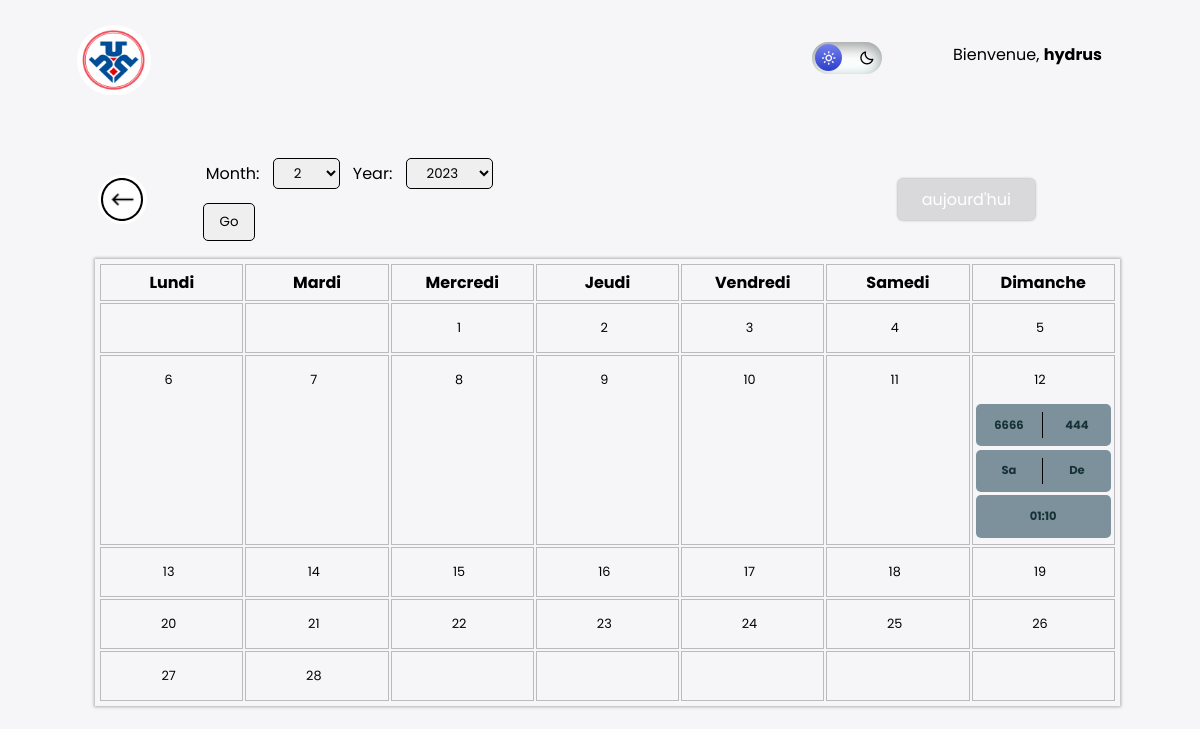
The app's page /magboard/historique/voir/MagasinTest/7?page=2 (signed in), older data.
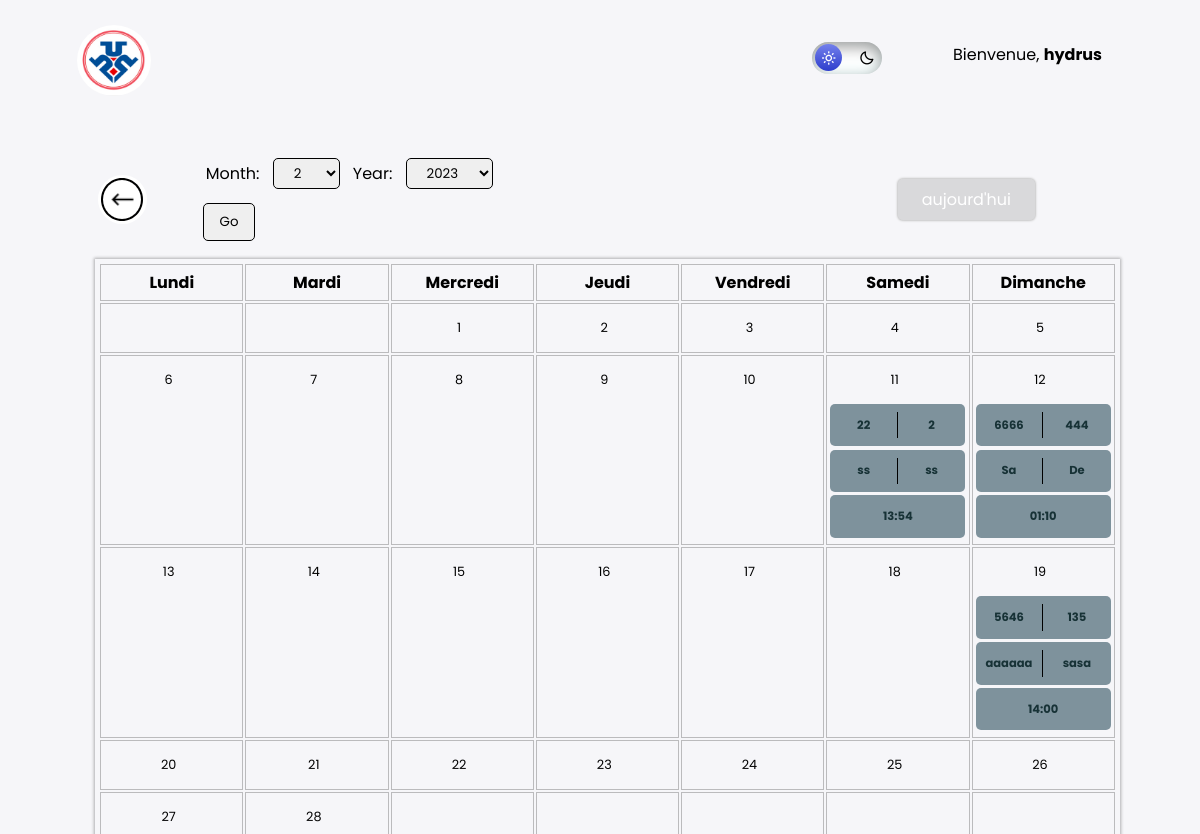
The same page, newer data.
### magboard/models.py (models this page shows, shortened)
class Magasin_value(models.Model):
    magasin = models.ForeignKey(Magasin,  on_delete=models.CASCADE)
    nom = models.CharField(max_length=50, blank=True)
    prenom = models.CharField(max_length=50, blank=True)
    clients_no = models.IntegerField(null=True)
    value = models.IntegerField()
    day = models.DateField(default=date.today)
    week = models.IntegerField(default=date.today().isocalendar()[1])
    created_at = models.DateTimeField(auto_now_add=True, null=True)
    class Meta:
        ordering = ['day']

### magboard/views.py (the view)
# urls.py: path('historique/voir/<str:magasin>/<int:no>', views.voirView, name="voir"),
@login_required(login_url='login')
def voirView(request, magasin, no):
    if request.user.role == "ADMIN" or request.user.is_staff or request.user.role == "DIRECTION" or request.user.is_staff or request.user.role == "SUPERVISEUR":
        values = Magasin_value.objects.filter(magasin__user=magasin).order_by('day')
        now = datetime.datetime.now()
        selected_month = int(request.GET.get('month', now.month))
        selected_year = int(request.GET.get('year', now.year))
        month_cal = calendar.monthcalendar(selected_year, selected_month)
        years = range(now.year, now.year + 5)
        month_range = range(1, 13)
        form = MagasinForm()
        current_url = reverse('voir', kwargs={'magasin': magasin, 'no': no})
        return render(request, 'voir.html', {'form': form, 'values': values, 'calendar': month_cal, 'selected_month': selected_month, 'selected_year': selected_year, 'years': years, 'range': month_range, 'current_url': current_url})

### magboard/forms.py
class MagasinForm(forms.Form):
    class Meta:
        model = Magasin_value
        fields = ['nom', 'prenom', 'clients_no', 'value']

### magboard/templates/voir.html (shortened to what this page needs)
{% extends "base.html" %}
{% load static %}
{% block custom-css %}
  <link rel="stylesheet" href="{% static 'css/voier.css' %}">
  <link rel="stylesheet" href="{% static 'css/modalse.css' %}">
{% endblock custom-css %}
{% block content %}
<div class="voir">
  {% if request.user.role == "ADMIN" or request.user.is_staff or request.user.role == "DIRECTION" or request.user.role == "SUPERVISEUR" %}
    <div class="header">
      <div class="control">
        <div class="back">
          <a href="{% url 'home' %}">
            <img src="{% static 'images/icons8-go-back.png' %}" alt="">
          </a>
        </div>
          <form method="get">
            <div class="input-texts">
                <label for="month">Month: </label>
                <select id="month" name="month">
                  {% for i in range %}
                  <option value="{{ i }}" {% if i == selected_month %}selected{% endif %}>{{ i }}</option>
                  {% endfor %}
                </select>
                <label for="year">Year: </label>
                <select id="year" name="year">
                  {% for year in years %}
                  <option value="{{ year }}" {% if year == selected_year %}selected{% endif %}>{{ year }}</option>
                  {% endfor %}
                </select>
            </div>
            <button type="submit">Go</button>
          </form>
      </div>
      <div class="date-page">
            <span class="month-name" ></span>
      </div>
      <div class="date-control">
          <li class="active" id="week-toggle"><a style="text-decoration:none; color:white;" href="{{current_url}}">aujourd'hui</a> </li>
      </div>
    </div>
    <div class="week-content">
          <table class="table">
              <thead>
                <tr>
                    <th class="data-label">Lundi</th>
                    <th class="data-label">Mardi</th>
                    <th class="data-label">Mercredi</th>
                    <th class="data-label">Jeudi</th>
                    <th class="data-label">Vendredi</th>
                    <th class="data-label">Samedi</th>
                    <th class="data-label">Dimanche</th>
                </tr>
              </thead>
              <tbody>
                {% for week in calendar %}
                <tr>
                    {% for day in week %}
                    <td>
                      {% if day %}
                        <p class="day-value">{{ day }}</p>
                      {% for value in values %}
                        {% if value.day.month == selected_month %}
                          {% if value.day.day == day %}
                          <span id="value"><p><a class="value-a" href="#" data-toggle="modal" data-target="#update-value-modal">{{ value.value }}</a></p> <p><a href="#" data-toggle="modal" data-target="#update-value-modal">{{ value.clients_no }}</a></p></span>
                          <span id="value"><p><small class="tooltip-text">Nom </small><a href="#" data-toggle="modal" data-target="#update-value-modal">{{ value.nom}}</a></p> <p><small class="tooltip-text">Prenom</small><a href="#" data-toggle="modal" data-target="#update-value-modal">{{ value.prenom }}</a></p></span>
                          <span id="value" style="width:100%; display: flex; align-items:center; justify-content:center;"><p style="border:none;"><small class="tooltip-text">Hour of Validation</small>{{value.created_at.time}}</p></span>
                          {% endif %}
                        {% endif %}
                      {% endfor %}
                      {% else %}
                      &nbsp;
                      {% endif %}
                    </td>
                    {% endfor %}
                </tr>
                {% endfor %}
              </tbody>
          </table>
    </div>
    {% endif %}
</div>
{% endblock content %}

Row changes from the older to the newer data that the page shows:
added Magasin_value: value "22", clients_no "2", nom "ss", prenom "ss", created_at.time "13:54", shown under "11"
added Magasin_value: value "5646", clients_no "135", nom "aaaaaa", prenom "sasa", created_at.time "14:00", shown under "19"
